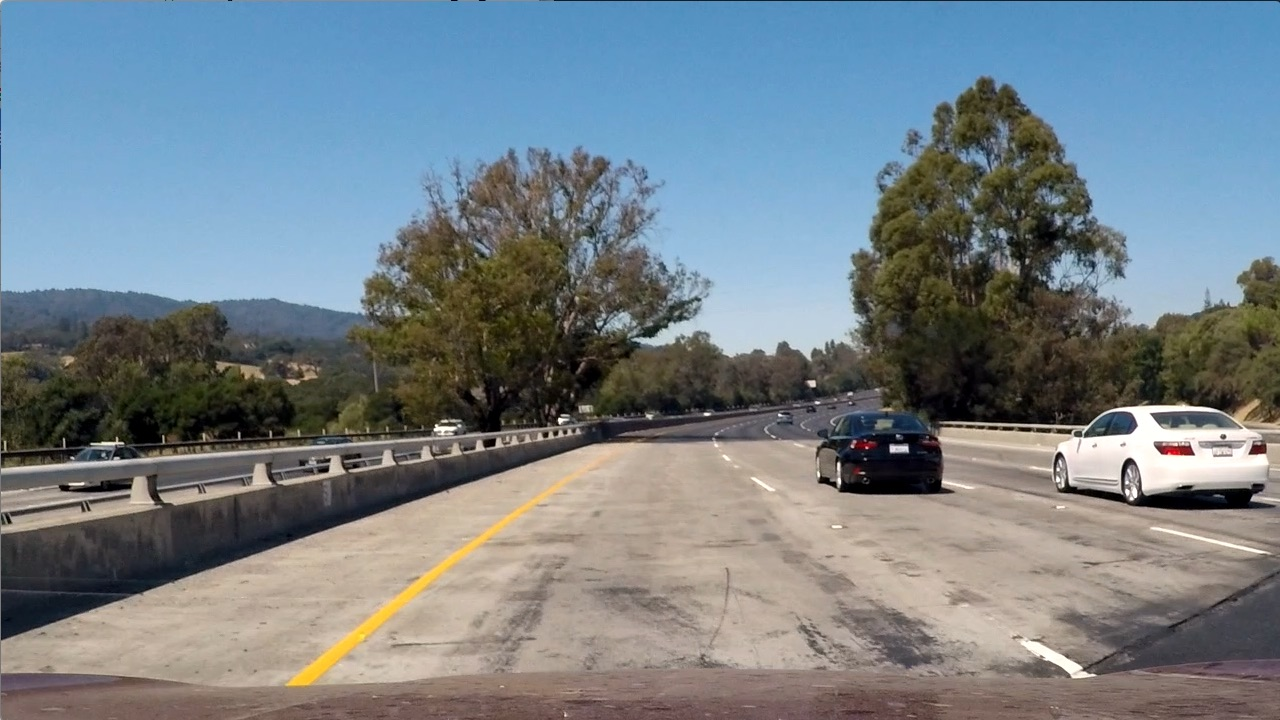
#> input picture project_4_vehicle_detection/test_images/test1.jpg, 1280 x 720 px; its folder holds only this picture in this run
$ jupyter execute T1_feature_extraction.ipynb   (shell and % lines are left out)
#> lines starting #> are read from the running program, lines starting #| are printed output that depends on the picture
# Features Extraction
In this notebook, I will demonstrate how to extract feature(car's features) from an image. I use conventional method to do extraction so-called [`Histogram Oriented Gradient`](https://www.learnopencv.com/histogram-of-oriented-gradients/)

[cell 1]
from __future__ import print_function
import matplotlib.image as mpimg
import matplotlib.pyplot as plt
import numpy as np
import cv2
import glob
import os
import random
from skimage.feature import hog

Load sample images

[cell 2]
sample_images_dir = 'test_images'
sample_images = [mpimg.imread(p) for p in glob.glob(os.path.join(sample_images_dir, '*.jpg'))]
sample_images_gray = [cv2.cvtColor(img, cv2.COLOR_RGB2GRAY) for img in sample_images]
#> sample_images_gray = 1 item

[cell 3]
plt.imshow(sample_images[random.randint(0, len(sample_images)-1)])

[cell 4]
orient = 9
pix_per_cell = 8
cell_per_block = 2
feature_extraction_params = {
    'resize_h': 64,
    'resize_w': 64,
    'color_space': 'YCrCb',
    'orient': 9,
    'pix_per_cell': 8,
    'cell_per_block': 2,
    'hog_channel': 'ALL',
    'spatial_size': (32, 32), # spatial binning dimensions
    'hist_bins': 16,
    'spatial_feature': True,
    'hist_feature': True,
    'hog_feature': True,
}

[cell 5]
if not os.path.exists('output_image'):
    os.makedirs('output_image')

[cell 6]
def get_hog_features(img, orient, pix_per_cell, cell_per_block, verbose=False, feature_vec=True):
#> called with orient = 9, pix_per_cell = 8, cell_per_block = 2, verbose = True, feature_vec = True
    if verbose:
        features, hog_image = hog(img, orientations=orient,
                                 pixels_per_cell=(pix_per_cell, pix_per_cell),
                                 cells_per_block=(cell_per_block, cell_per_block),
                                 transform_sqrt=True,
                                 visualise=verbose, feature_vector=feature_vec)
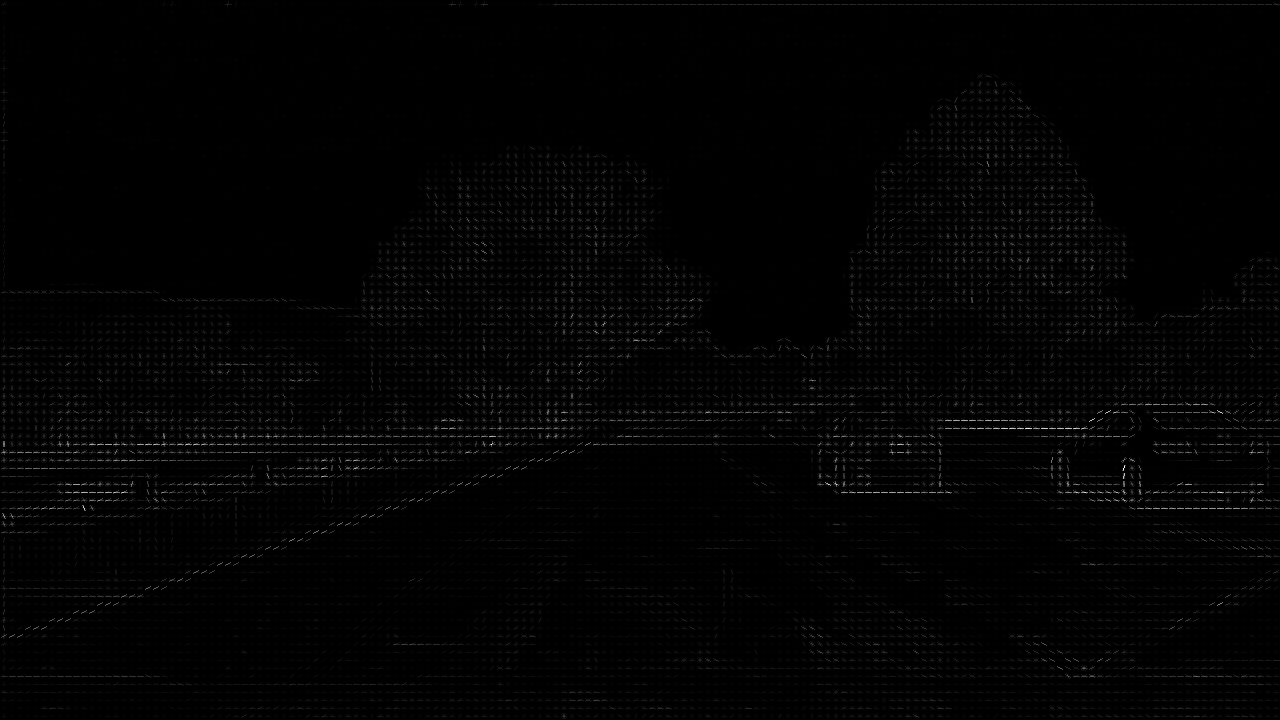
#> hog_image: shape (720, 1280) float64; min 0, max 5.02, mean 0.0587; drawn with min black and max white
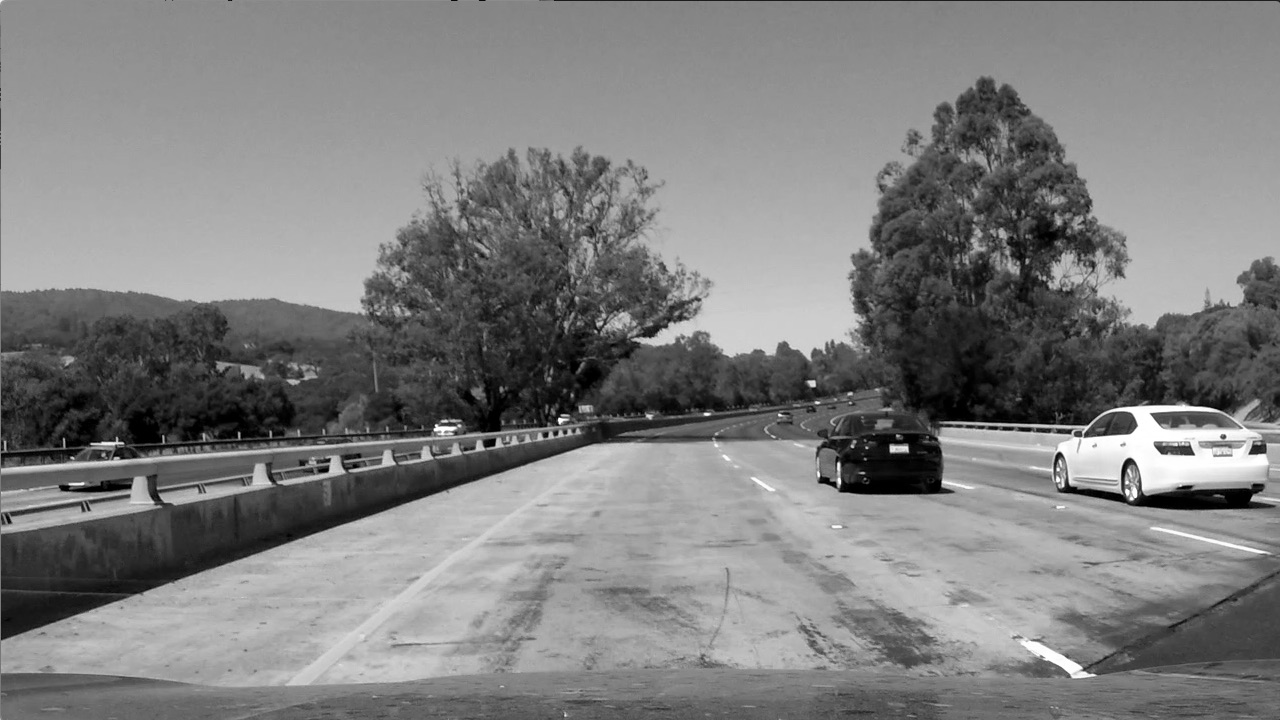
#> img: shape (720, 1280); min 0, max 255, mean 126.1
        f, ax = plt.subplots(1, 2, figsize=(10, 10))
        ax[0].imshow(img, cmap='gray')
        ax[1].imshow(hog_image, cmap='gray')
        plt.setp([_ax.get_xticklabels() for _ax in ax.ravel()], visible=False)
        plt.setp([_ax.get_yticklabels() for _ax in ax.ravel()], visible=False)
        plt.savefig(os.path.join('output_image', 'hog_features.jpg'))
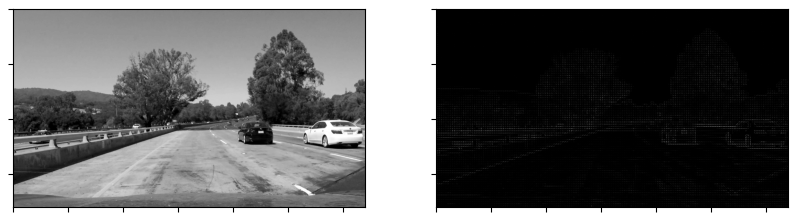
#> figure drawn by matplotlib, 2 panels
        plt.show()

        return features, hog_image
    else:
        features = hog(img, orientations=orient,
                     pixels_per_cell=(pix_per_cell, pix_per_cell),
                     cells_per_block=(cell_per_block, cell_per_block),
                     transform_sqrt=True,
                     visualise=verbose, feature_vector=feature_vec)
        return features

_, _ = get_hog_features(sample_images_gray[0],
                                       orient=feature_extraction_params['orient'],
                                       pix_per_cell=feature_extraction_params['pix_per_cell'],
                                       cell_per_block=feature_extraction_params['cell_per_block'],
                                       verbose=True)

[cell 7]
def bin_spatial(img, size=(32, 32)):
    return cv2.resize(img, size).ravel()

[cell 8]
def color_hist(img, nbins=32, bins_range=(0, 256), verbose=False):
#> called with nbins = 32, bins_range = (0, 256), verbose = True
    ch1_hist = np.histogram(img[:, :, 0], bins=nbins, range=bins_range)
    ch2_hist = np.histogram(img[:, :, 1], bins=nbins, range=bins_range)
    ch3_hist = np.histogram(img[:, :, 2], bins=nbins, range=bins_range)
    hist_features = np.concatenate((ch1_hist[0], ch2_hist[0], ch3_hist[0]))
#> hist_features = 96 values, max 111331 at index 89, min 936 at index 60, mean 28800
    if verbose:
        f, ax = plt.subplots(4, 1, figsize=(10, 20))
        ax[0].set_title('channel 1 (R)')
        ax[0].hist(ch1_hist[0], color='r', histtype='barstacked')
        ax[1].set_title('channel 2 (G)')
        ax[1].hist(ch2_hist[0], color='g', histtype='barstacked')
        ax[2].set_title('channel 3 (B)')
        ax[2].hist(ch3_hist[0], color='b', histtype='barstacked')
        ax[3].set_title('Concatenate each of channels histogram')
        ax[3].hist(hist_features)
        plt.savefig(os.path.join('output_image', 'color_hist.jpg'))
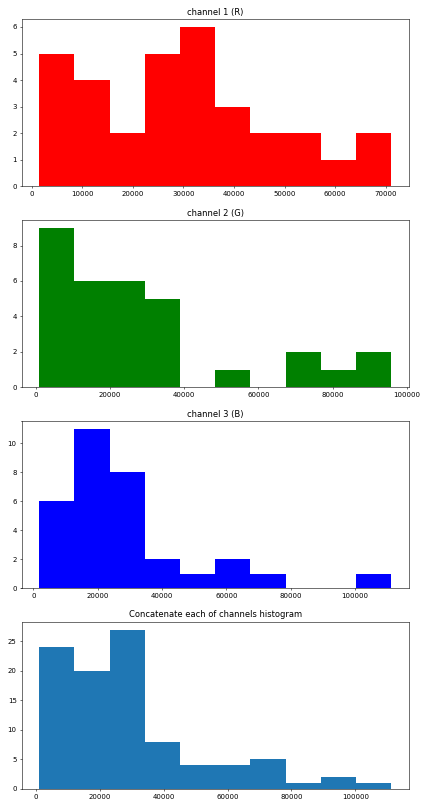
#> figure drawn by matplotlib, 4 panels; panel 1: tallest bar 6 high, from x = 29316.2 to 36287.5; panel 2: tallest bar 9 high, from x = 936 to 10422.6; panel 3: tallest bar 11 high, from x = 12772 to 23723; panel 4: tallest bar 27 high, from x = 23015 to 34054.5
        plt.show()
    return hist_features

_ = color_hist(sample_images[0], verbose=True)

$ run again, on project_4_vehicle_detection/test_images/test5.jpg
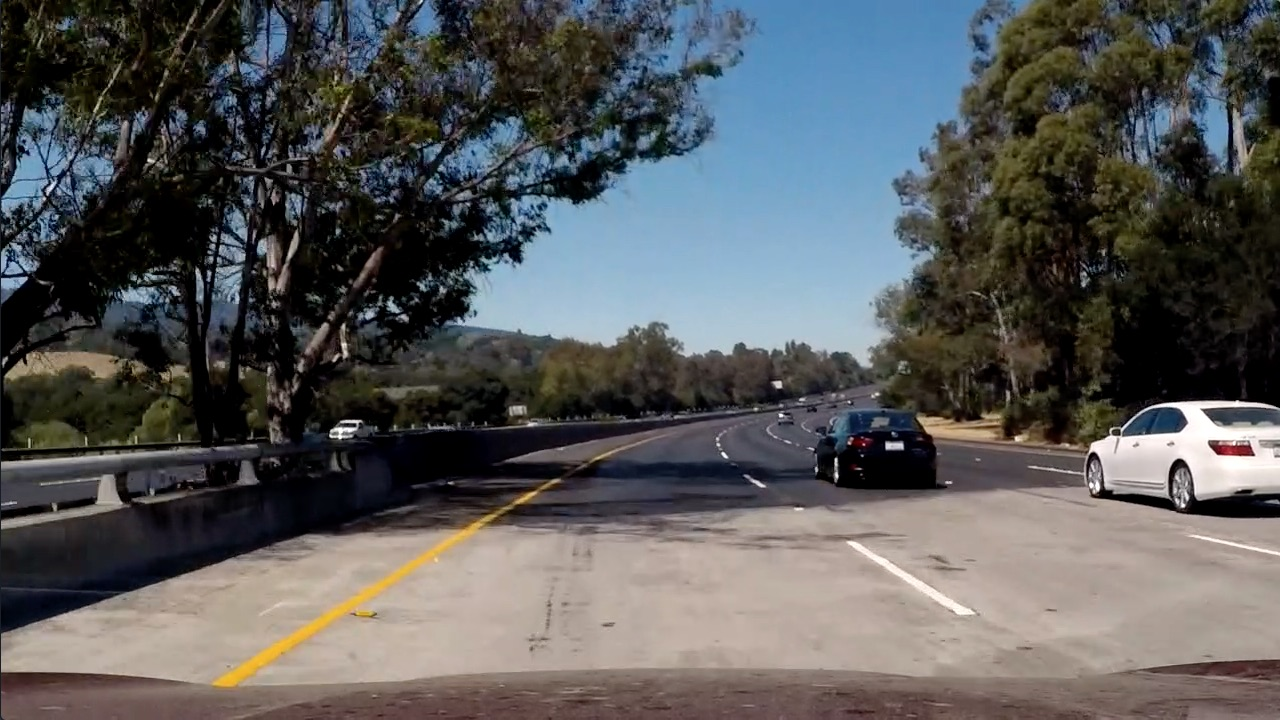
#> input picture project_4_vehicle_detection/test_images/test5.jpg, 1280 x 720 px
#> sample_images_gray = 1 item
#> in get_hog_features, `plt.savefig(os.path.join('output_image', 'hog_features.jpg'))`:
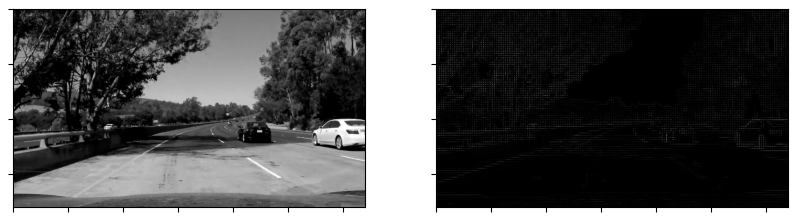
#> figure drawn by matplotlib, 2 panels
#> hist_features = 96 values, max 124231 at index 64, min 840 at index 58, mean 28800
#> in color_hist, `plt.savefig(os.path.join('output_image', 'color_hist.jpg'))`:
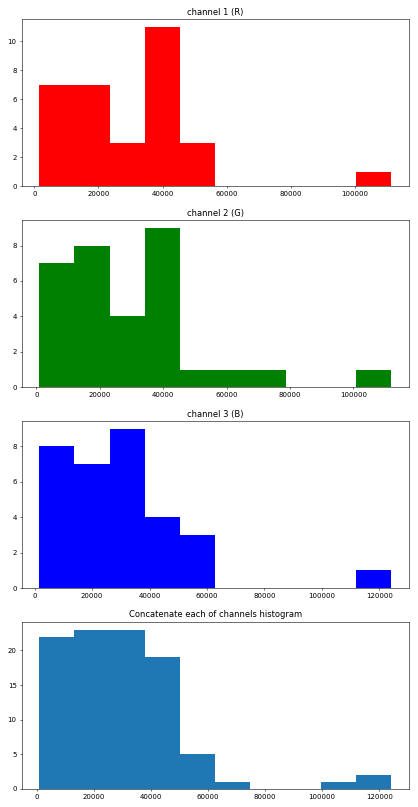
#> figure drawn by matplotlib, 4 panels; panel 1: tallest bar 11 high, from x = 34468.2 to 45471.6; panel 2: tallest bar 9 high, from x = 34176 to 45288; panel 3: tallest bar 9 high, from x = 26065.4 to 38336.1

$ run again, on project_4_vehicle_detection/test_images/test6.jpg
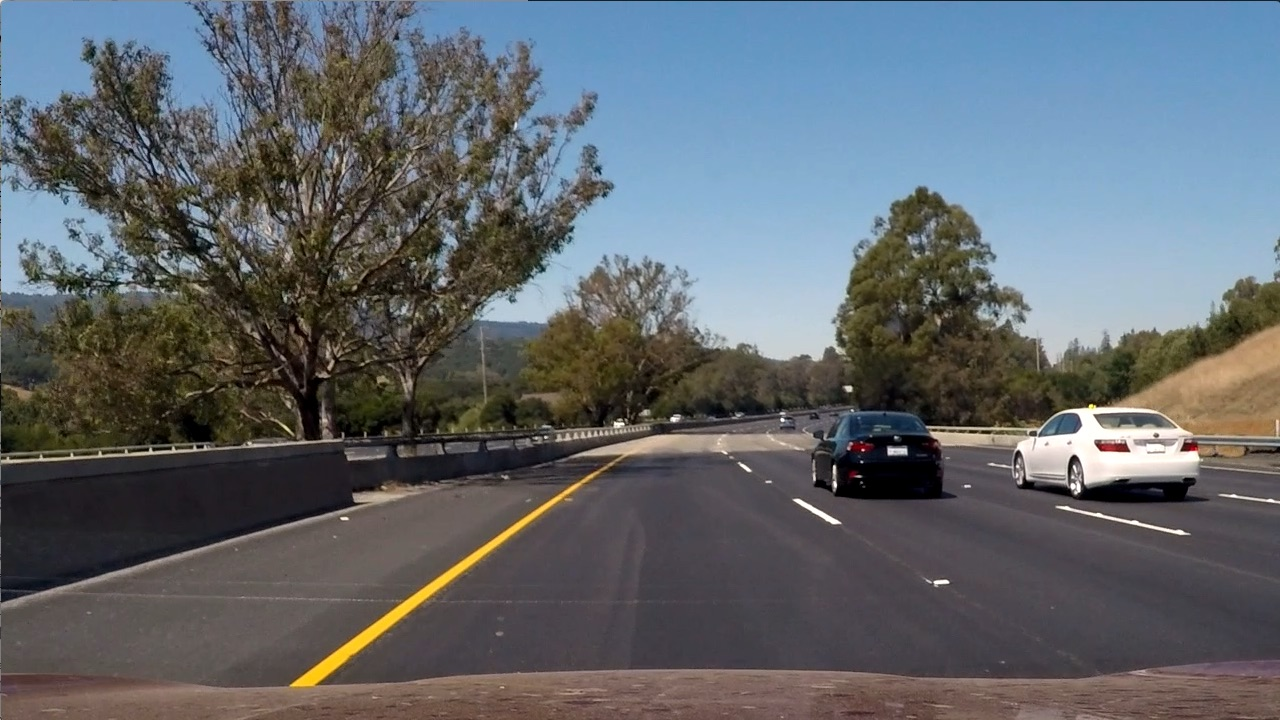
#> input picture project_4_vehicle_detection/test_images/test6.jpg, 1280 x 720 px
#> sample_images_gray = 1 item
#> in get_hog_features, `plt.savefig(os.path.join('output_image', 'hog_features.jpg'))`:
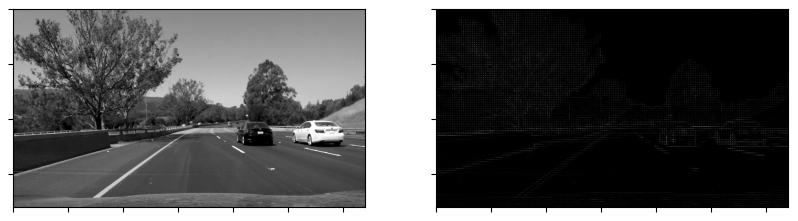
#> figure drawn by matplotlib, 2 panels
#> hist_features = 96 values, max 118671 at index 73, min 658 at index 59, mean 28800
#> in color_hist, `plt.savefig(os.path.join('output_image', 'color_hist.jpg'))`:
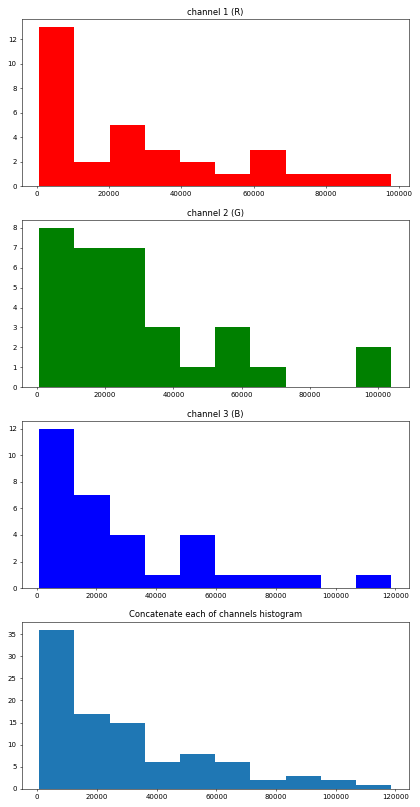
#> figure drawn by matplotlib, 4 panels; panel 1: tallest bar 13 high, from x = 709 to 10440.1; panel 2: tallest bar 8 high, from x = 658 to 10980.2; panel 3: tallest bar 12 high, from x = 859 to 12640.2; panel 4: tallest bar 36 high, from x = 658 to 12459.3

$ run again, on project_4_vehicle_detection/test_images/test2.jpg
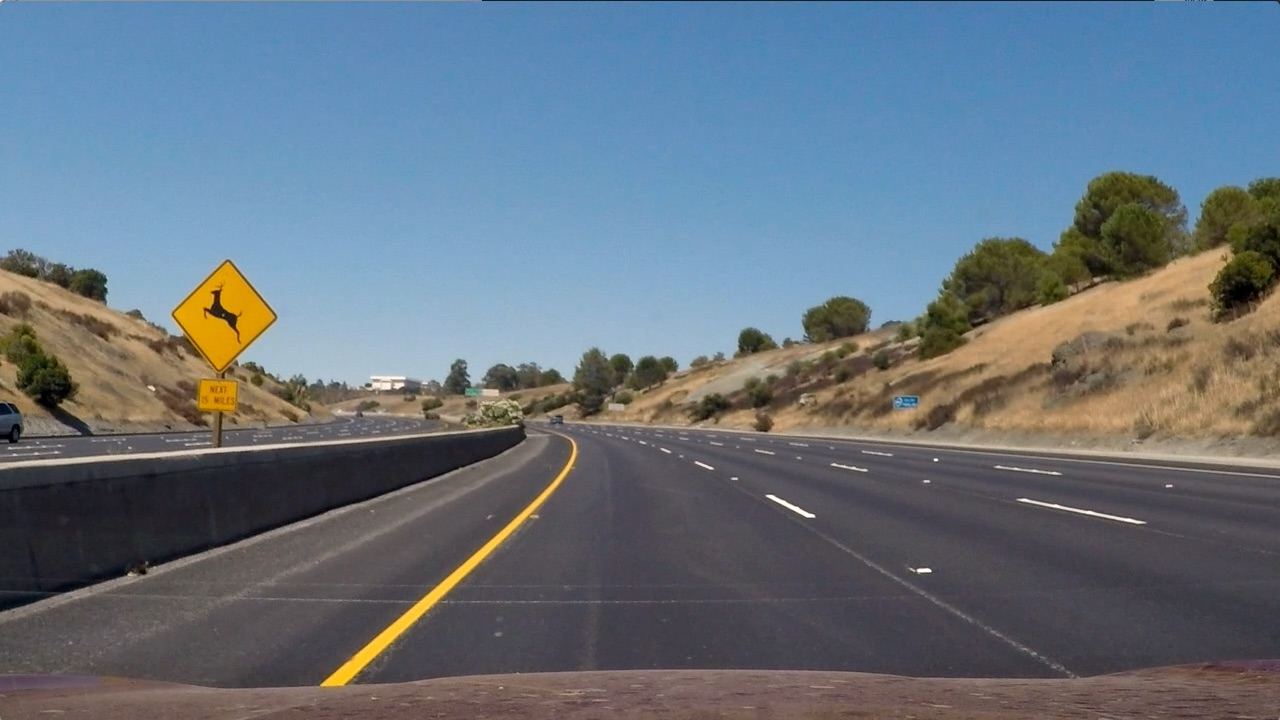
#> input picture project_4_vehicle_detection/test_images/test2.jpg, 1280 x 720 px
#> sample_images_gray = 1 item
#> in get_hog_features, `plt.savefig(os.path.join('output_image', 'hog_features.jpg'))`:
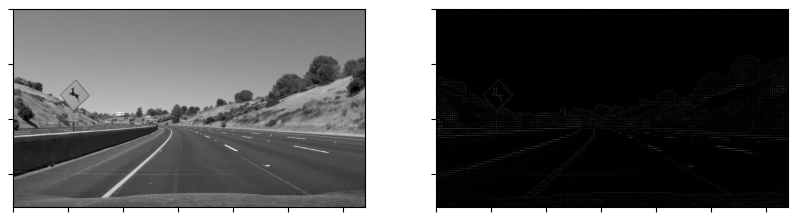
#> figure drawn by matplotlib, 2 panels
#> hist_features = 96 values, max 117155 at index 74, min 82 at index 95, mean 28800
#> in color_hist, `plt.savefig(os.path.join('output_image', 'color_hist.jpg'))`:
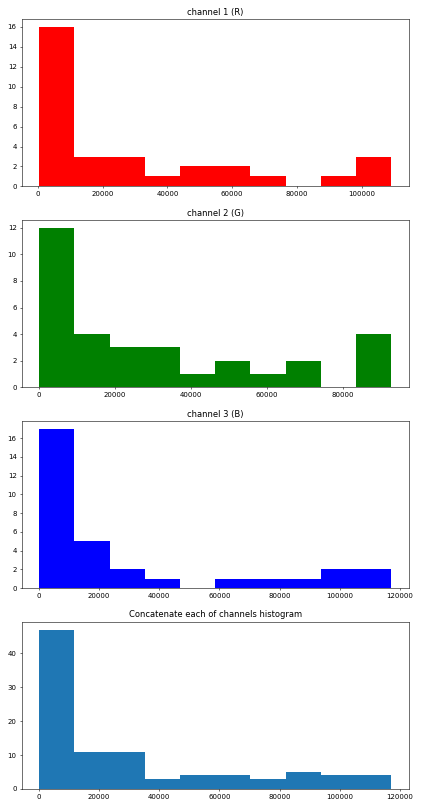
#> figure drawn by matplotlib, 4 panels; panel 1: tallest bar 16 high, from x = 372 to 11253.2; panel 2: tallest bar 12 high, from x = 119 to 9386.8; panel 3: tallest bar 17 high, from x = 82 to 11789.3; panel 4: tallest bar 47 high, from x = 82 to 11789.3
